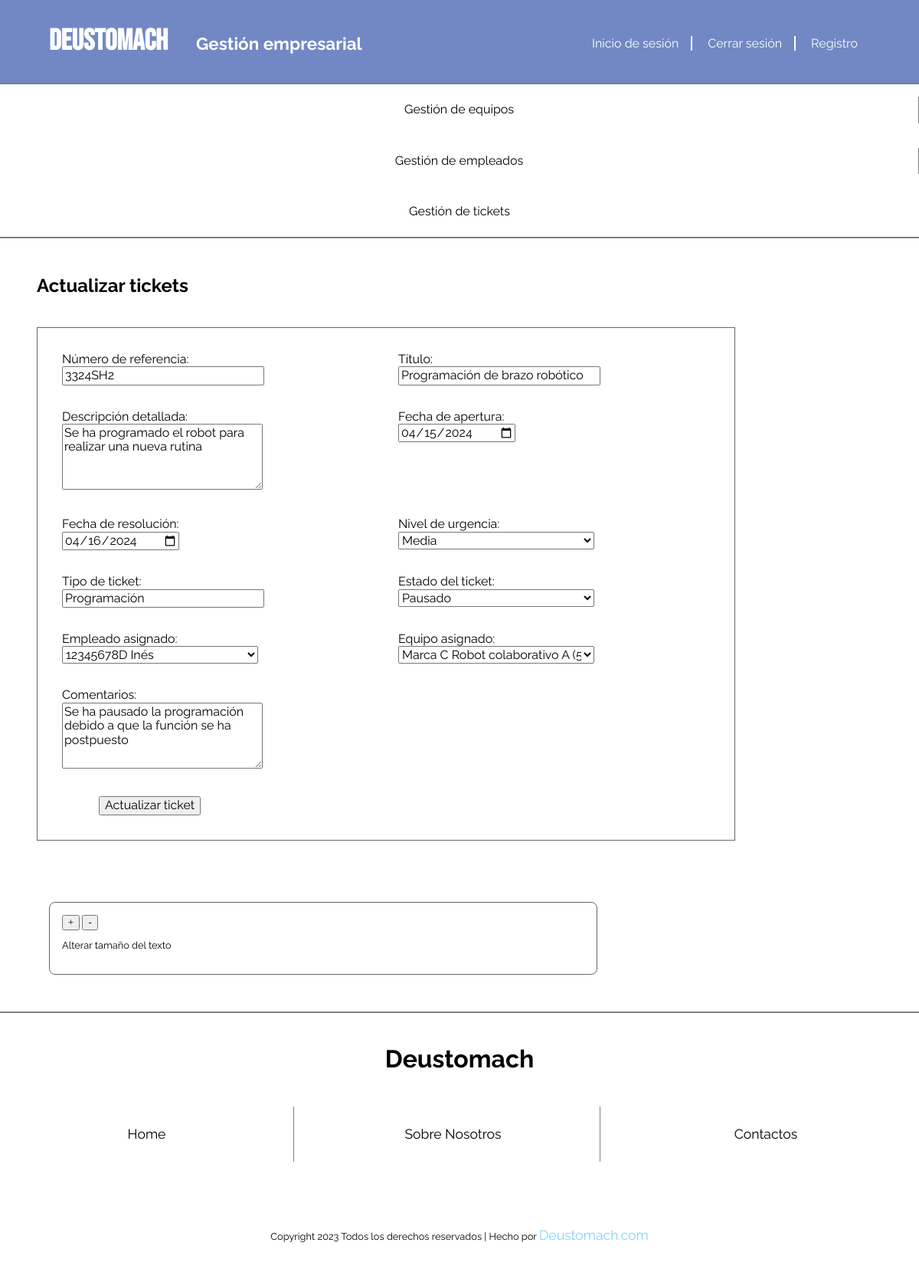
The page /appDeustomachGestion/tickets-update/4 on the database its author committed.
### appDeustomachGestion/models.py (models this page shows, shortened)
class Ticket(models.Model):
    NIVEL_URGENCIA = [
        ('Baja', 'Baja'),
        ('Media', 'Media'),
        ('Alta', 'Alta')
    ]
    ESTADO_TICKET = [
        ('Abierto', 'Abierto'),
        ('Cerrado', 'Cerrado'),
        ('Pausado', 'Pausado')
    ]
    numero_referencia = models.CharField(max_length=50, unique=True)
    titulo = models.CharField(max_length=100)
    descripcion_detallada = models.TextField()
    fecha_apertura = models.DateField()
    fecha_resolucion = models.DateField(null=True, blank=True)
    nivel_urgencia = models.CharField(max_length=50, choices=NIVEL_URGENCIA, default='Baja')
    tipo_ticket = models.CharField(max_length=50)
    estado_ticket = models.CharField(max_length=50, choices=ESTADO_TICKET, default='Abierto')
    empleado_asignado = models.ForeignKey(Empleado, on_delete=models.CASCADE)
    equipo_asignado = models.ForeignKey(Equipo, on_delete=models.CASCADE)
    comentarios = models.TextField(null=True, blank=True)
    created = models.DateTimeField(default=timezone.now)
    updated = models.DateTimeField(auto_now=True)
    class Meta:
        verbose_name_plural = "tickets"
        verbose_name = "ticket"
        ordering = ["-created"]

### appDeustomachGestion/views.py (the view, shortened to what this page needs)
# urls.py: path('tickets-update/<int:pk>', TicketUpdateView.as_view(), name='tickets_update'),
class TicketUpdateView(View):
    def get(self, request, pk):
        ticket = Ticket.objects.get(pk=pk)
        formulario = TicketForm(instance=ticket)
        context = {
            'formulario': formulario,
            'ticket': ticket
        }
        return render(request, 'appDeustomachGestionTickets/tickets_update.html', context)

### appDeustomachGestion/forms.py
class TicketForm(forms.ModelForm):
    class Meta:
        model = Ticket
        exclude = ['created']
        fields = '__all__'
        labels = {
            'numero_referencia': 'Número de referencia',
            'titulo': 'Título',
            'descripcion_detallada': 'Descripción detallada',
            'fecha_apertura': 'Fecha de apertura',
            'fecha_resolucion': 'Fecha de resolución',
            'nivel_urgencia': 'Nivel de urgencia',
            'tipo_ticket': 'Tipo de ticket',
            'estado_ticket': 'Estado del ticket',
            'empleado_asignado': 'Empleado asignado',
            'equipo_asignado': 'Equipo asignado',
            'comentarios': 'Comentarios',
        }
        widgets = {
            'fecha_apertura': DateInput(attrs={'type': 'date'}),
            'fecha_resolucion': DateInput(attrs={'type': 'date'}),
        }

### appDeustomachGestion/models.py (called while the page is built)
    def __str__(self):
        return f"{self.dni} {self.nombre}"

    def __str__(self):
        return f"{self.marca} {self.modelo} ({self.numero_serie})"

### templates/appDeustomachGestionTickets/tickets_update.html (shortened to what this page needs)
{% extends 'base.html' %}
{% block contenido %}
   <main class="tickets-update">
       <h2>Actualizar tickets</h2>
       <form class="ticket-form" method="post">
           <div class="form-grid">
               {{ formulario.as_ul }}
           </div>
           <input type="submit" value="Actualizar ticket"/>
       </form>
   </main>
{% endblock %}

### static/css/style.css (style rules this page uses)
html { box-sizing: border-box; }
a, h2, h3, p { font-family: "Raleway",sans-serif; text-decoration: none; color: black; }
h1, h2 { font-family: "Bebas Neue", sans-serif; }
a, h2, p { font-family: "Raleway", sans-serif; text-decoration: none; }
.tickets-menu h2, .tickets-index h2, .tickets-detail h2, .tickets-update h2, .empleados-menu h2, .empleados-index h2, .equipos-menu h2, .equipos-index h2, .equipos-detail h2, .equipos-delete h2, .empleados-detail h2 { margin-top: 3rem; margin-left: 3rem; }
.form-grid { display: grid; grid-template-columns: repeat(2, 1fr); grid-gap: 2rem; }
.form-grid li { list-style: none; }
.form-grid label { display: block; }
.form-grid input[type="text"] { width: 16rem; }
.form-grid select { width: 16rem; }
.form-grid textarea { resize: both; width: 16rem; height: 5rem; }
.ticket-form, .equipo-form, .empleado-form, .login-form, .signup-form { border: 1px solid #666; padding: 2rem; margin-right: 15rem; margin-top: 2.5rem; margin-bottom: 5rem; }
.ticket-form, .ticket-form *, .equipo-form, .equipo-form *, .empleado-form, .empleado-form * { font-family: "Raleway", sans-serif; }
input[type="submit"] { font-family: "Raleway", sans-serif; font-size: 16px; margin-left: 3rem; }
.ticket-form, .form-fields { margin-left: 3rem; }
input[type="submit"] { margin-top: 2rem; }

### rows shown on the page
Ticket: numero_referencia "3324SH2", titulo "Programación de brazo robótico", descripcion_detallada "Se ha programado el robot para realizar una nueva rutina", fecha_apertura "04/15/2024", fecha_resolucion "04/16/2024", nivel_urgencia "Media", tipo_ticket "Programación", estado_ticket "Pausado", empleado_asignado "12345678D Inés", equipo_asignado "Marca C Robot colaborativo A (546381C)", comentarios "Se ha pausado la programación debido a que la función se ha postpuesto"
